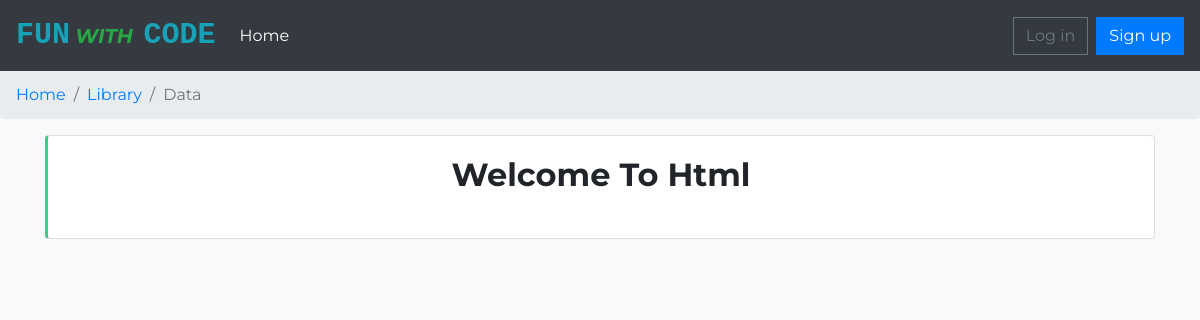
/post-detail/1/, run on an earlier commit of the app's database.
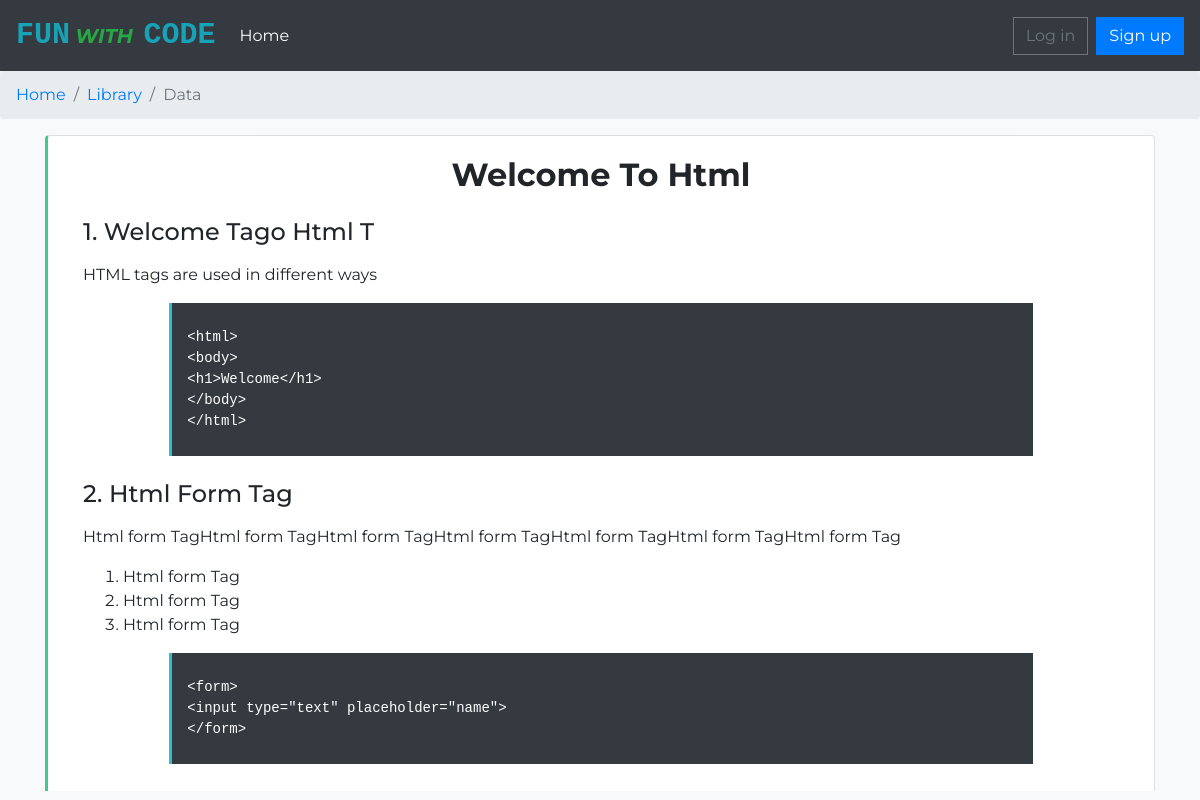
And on a later commit of the database.
### webapp/models.py (models this page shows, shortened)
class ArticleHeading(models.Model):
    name = models.CharField(max_length=100)
    language = models.ForeignKey(Languages,on_delete=models.CASCADE)
    created_by = models.ForeignKey(User,on_delete=models.CASCADE)
    status = models.IntegerField(default=0)
    created_at = models.DateTimeField(auto_now_add=True)
    updated_at = models.DateTimeField(auto_now=True)

class ArticleSubHeading(models.Model):
    name = models.CharField(max_length=100)
    description = models.TextField(max_length=1000,null=True,blank=True)
    heading = models.ForeignKey(ArticleHeading,on_delete=models.CASCADE)
    status = models.IntegerField(default=0)
    created_by = models.ForeignKey(User,on_delete=models.CASCADE)
    created_at = models.DateTimeField(auto_now_add=True)
    updated_at = models.DateTimeField(auto_now=True)

class ArticleCodeSnippet(models.Model):
    subheading = models.ForeignKey(ArticleSubHeading,on_delete=models.CASCADE)
    code_snippet = models.TextField(max_length=500,null=True,blank=True)
    attachments = models.FileField(null=True, blank=True, upload_to='Article/')

### webapp/views.py (the view)
# urls.py: path('post-detail/<int:pk>/',post_detail,name="post_detail")
def post_detail(request,pk):
    heading = get_object_or_404(ArticleHeading,pk=pk)
    subheading = ArticleSubHeading.objects.filter(heading=heading)
    code = ArticleCodeSnippet.objects.all()
    context={
        'heading':heading,
        'subheading':subheading,
        'code':code
    }
    return render(request,'webapp/post_detail.html',context)

### template/webapp/post_detail.html
{%extends 'base.html'%}
{%load static%}
{% load crispy_forms_tags %}
{%block content%}
   <div class="container">
      <div class="card border-success-left mb-2">
  <div class="card-body">
      <h2 class="card-title text-center"><b>{{heading.name|title}}</b></h2>
      <div class="container mt-4">
          {%if subheading%}
          {%for subheading in subheading%}
          <h4>{{forloop.counter}}.&nbsp;{{subheading.name|title}}</h4>
          <p class="ml-2">{{subheading.description|safe}}</p>
          {%if code%}
          {%for code in code%}
          {%if code.subheading == subheading%}
          <div class="row mx-auto mb-4">
              <div class="col-md-1"></div>
              <div class="col-md-10 border-info-left bg-dark pt-4 pb-2">
                <pre><code class="text-white">{{code.code_snippet}}</code></pre>
              </div>
          </div>
          {%endif%}
          {%endfor%}
          {%endif%}
          {%endfor%}
          {%endif%}
      </div>
  </div>
</div>
   </div>
{%endblock %}

### template/base.html (shortened to what this page needs)
<!DOCTYPE html>
<html lang="en">
<head>
    {% load static %}
    <link rel="stylesheet" href="https://use.fontawesome.com/releases/v5.8.1/css/all.css">
    <link rel="stylesheet" href="https://maxcdn.bootstrapcdn.com/bootstrap/4.4.1/css/bootstrap.min.css">
    <link href="{% static 'assets/css/custom.css' %}" rel="stylesheet">
</head>
<body id="page-top" class="bg-light mt-6">
  <div id="wrapper">
    <div id="content-wrapper" class="d-flex flex-column">
      <div id="content">
            <nav class="navbar navbar-expand-lg navbar-dark bg-dark pb-2 fixed">
                <a class="navbar-brand" href="{%url 'home'%}"><b class="text-info" style="font-family:courier;font-size:30px">FUN</b> <b class="text-success"><em>WITH</em></b>&nbsp; <b class="text-info" style="font-family:courier;font-size:30px">CODE</b></a>
            <div class="collapse navbar-collapse" id="navbarSupportedContent">
                <ul class="navbar-nav mr-auto">
                  <li class="nav-item active">
                    <a class="nav-link" href="{%url 'home'%}">Home <span class="sr-only">(current)</span></a>
                   </li>
                </ul>
            </div>
                 <div class="collapse navbar-collapse" id="mainMenu">
      {% if user.is_authenticated %}
        <ul class="navbar-nav ml-auto">
          <li class="nav-item dropdown">
            <a class="nav-link dropdown-toggle" href="#" id="userMenu" data-toggle="dropdown" aria-haspopup="true" aria-expanded="false">
                <b>{{ user.username |title}}</b>
            </a>
            <div class="dropdown-menu dropdown-menu-right" aria-labelledby="userMenu">
              <a class="dropdown-item" href="#">My account</a>
              <a class="dropdown-item" href="#">Change password</a>
              <div class="dropdown-divider"></div>
              <a class="dropdown-item" href="{% url 'logout' %}">Log out</a>
            </div>
          </li>
        </ul>
      {% else %}
        <form class="form-inline ml-auto">
          <a href="{% url 'login' %}" class="btn btn-outline-secondary">Log in</a>
          <a href="{% url 'signup' %}" class="btn btn-primary ml-2">Sign up</a>
        </form>
      {% endif %}
    </div>
</nav>
<nav aria-label="breadcrumb">
  <ol class="breadcrumb">
    <li class="breadcrumb-item"><a href="#">Home</a></li>
    <li class="breadcrumb-item"><a href="#">Library</a></li>
    <li class="breadcrumb-item active" aria-current="page">Data</li>
  </ol>
</nav>
          <div style="height:82vh; overflow-y:auto;overflow-x:hidden">
          {%block content%}
          {%endblock%}
      </div>
      </div>
  </div>
      <link href="https://cdn.jsdelivr.net/npm/summernote@0.8.16/dist/summernote.min.css" rel="stylesheet">
  </div>
</body>
</html>

### static/assets/css/custom.css (style rules this page uses)
* { font-family: 'Montserrat', sans-serif; }
.btn { border-radius: 0px; }
a { text-decoration:none !important; }
.border-info-left { border-left: 3px solid #37b9cc !important; }
.border-success-left { border-left: 3px solid #46c88b !important; }
.nav-link { display: block; padding: .5rem .6rem; }

What changed in the data, as far as the page shows it:
added ArticleSubHeading: name "Welcome Tago Html T", description "HTML tags are used in different ways"
added ArticleCodeSnippet: code_snippet "<html> <body> <h1>Welcome</h1> </body> </html>", shown under "Welcome Tago Html T"
added ArticleSubHeading: name "Html Form Tag", description "Html form TagHtml form TagHtml form TagHtml form TagHtml form TagHtml form TagHtml form Tag Html form Tag Html form Tag Html form Tag"
added ArticleCodeSnippet: code_snippet "<form> <input type=\"text\" placeholder=\"name\"> </form>", shown under "Html Form Tag"
